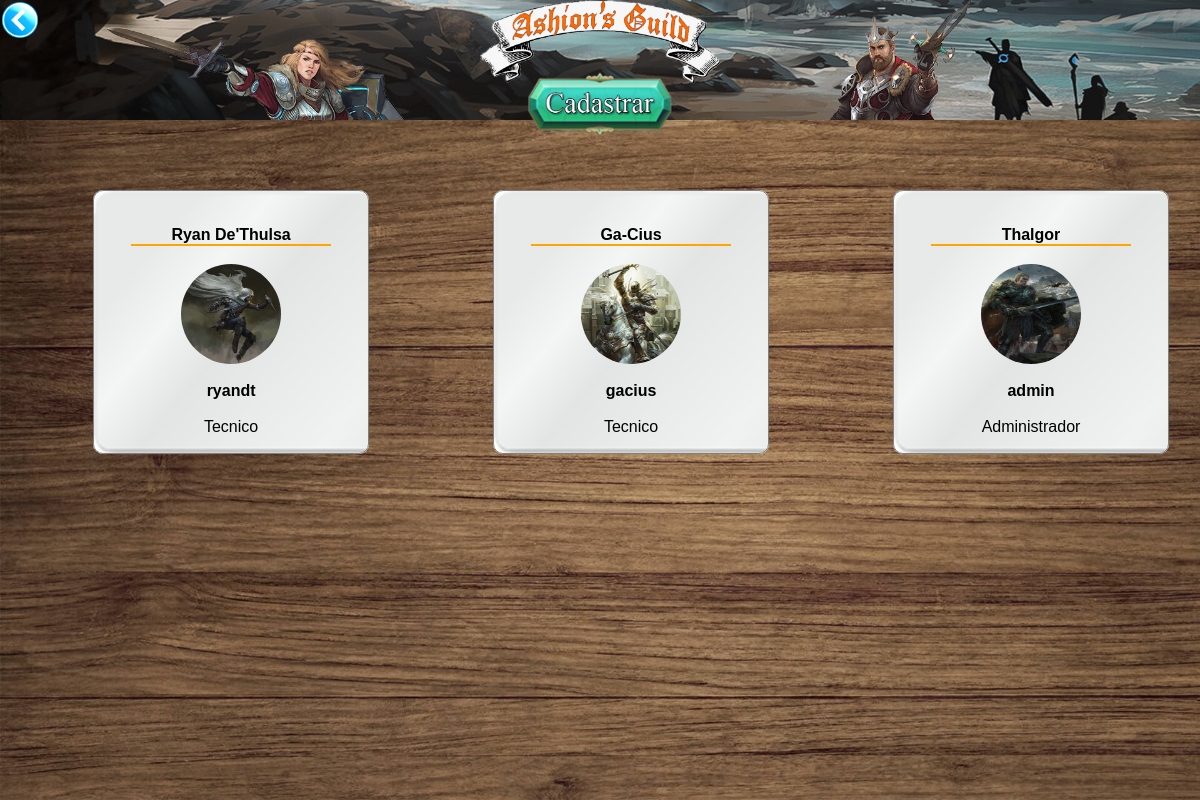
The app's page /user/func/listafunc.php (signed in) with its own data.
### tables this page shows
CREATE TABLE IF NOT EXISTS `tbfunc` (
  `codfunc` int(11) NOT NULL AUTO_INCREMENT,
  `nome` varchar(50) NOT NULL,
  `end` varchar(90) NOT NULL,
  `bairro` varchar(50) NOT NULL,
  `city` varchar(50) NOT NULL,
  `tel` varchar(16) NOT NULL,
  `cel` varchar(16) NOT NULL,
  `email` varchar(90) NOT NULL,
  `exp` varchar(50) NOT NULL,
  `form` varchar(50) NOT NULL,
  `login` varchar(50) NOT NULL,
  `senha` varchar(50) NOT NULL,
  `perfil` varchar(50) NOT NULL,
  `foto` varchar(50) NOT NULL,
  PRIMARY KEY (`codfunc`)
);

### user/func/listafunc.php (the view, shortened to what this page needs)
<html>
    <head>
        <link rel="stylesheet" type="text/css" href="../../css/style.css"/>
    </head>
    <body>
        <div id="pagcli">
            <?php
                if($_SESSION["user"]){
                    include_once '../conexao.php';
                    $teste = mysqli_query($conn, "select login from tbfunc where perfil='Administrador'");
                    while($line = mysqli_fetch_array($teste)){
                        if($_SESSION["user"] == $line["login"]){
            ?>
                            <div id="nav">
                                <a href="../adm.php"><img class="return" src="../../img/retorno.png"/></a>
                                <h1><img class="ashion" src="../../img/ashion.png"/></h1>
                                <br/><br/><br/><br/>
                                <center>
                                    <a href="cadfunc.php"><img class="botao" src="../../img/cad.png"/></a>
                                </center>
                            </div>
                            <div id="push"></div>
                            <div id="paglist">
                                <br/><br/>
                                <div id="listar">
                                    <?php
                                        include_once '../conexao.php';
                                        $consultar = "select *from tbfunc";
                                        $executar = mysqli_query($conn,$consultar);
                                        while($linha = mysqli_fetch_array($executar))
                                        {
                                    ?>
                                        <a href="specfunc.php?id=<?php echo $linha["codfunc"];?>">
                                            <fieldset class="noborder">
                                                <br/><h4><?php echo $linha["nome"];?></h4>
                                                <div class="border"></div><br/>
                                                <a href="specfunc.php?id=<?php echo $linha["codfunc"];?>"><img class="pict" src="../../img/func/<?php echo $linha["foto"]; ?>" alt="<?php echo $linha["nome"]; ?>"/></a><br/>
                                                <br/><h4><?php echo $linha["login"];?></h4><br/>
                                                <?php echo $linha["perfil"];?>
                                            </fieldset>
                                        </a>
                                    <?php } ?>
                                </div>
                            </div>
            <?php
                        }
                    }
                }
            ?>
        </div>
    </body>
</html>

### css/style.css (style rules this page uses)
#nav { position: fixed; width: 100%; background-image: url('../img/banner.jpg'); background-size: cover; height: 15vh; }
.ashion { position: absolute; width:20%; top: 0%; left: 40%; }
#push { height: 18vh; }
div#pagcli { background-image: url('../img/fundo.jpg'); background-size: cover; min-height: 100vh; }
div#paglist { min-height: 80vh; }
#listar { display: flex; flex-wrap: wrap; }
fieldset.noborder { padding: 1.4%; width: 20%; }
.card, fieldset.noborder { background-image: url('../img/card.png'); background-size: cover; }
.botao, .botao3 { width: 12%; transition: filter 1.5s; }
.return { width: 3%; position: absolute; padding: 2px 0 0 2px; transition: filter 1.5s; }
* { margin: auto; font-family: 'Ruda', sans-serif; }
fieldset { text-align: center; border: 1px solid gray; margin: 10px auto; padding: 12px 18px; border-radius: 10px; width: 30%; background: white; }
a { text-decoration: none; text-align: center; font-weight: bold; color: black; transition: color 0.1s; }
.border { width: 200px; height: 2px; background: orange; margin: auto; }
.pict, .pict2 { width: 100px; height: 100px; border-radius: 50px; transition: 0.1s height; }

### records on screen
tbfunc: nome "Thalgor", foto (picture), login "admin", perfil "Administrador"
tbfunc: nome "Ryan De'Thulsa", foto (picture), login "ryandt", perfil "Tecnico"
tbfunc: nome "Ga-Cius", foto (picture), login "gacius", perfil "Tecnico"
